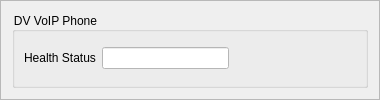
              <widget class="QFrame" name="frame_25">
               <property name="minimumSize">
                <size>
                 <width>380</width>
                 <height>0</height>
                </size>
               </property>
               <property name="frameShape">
                <enum>QFrame::StyledPanel</enum>
               </property>
               <property name="frameShadow">
                <enum>QFrame::Raised</enum>
               </property>
               <layout class="QVBoxLayout" name="verticalLayout_2">
                <item>
                 <widget class="QGroupBox" name="CSC_gb_25">
                  <property name="minimumSize">
                   <size>
                    <width>350</width>
                    <height>0</height>
                   </size>
                  </property>
                  <property name="font">
                   <font>
                    <italic>false</italic>
                    <underline>false</underline>
                   </font>
                  </property>
                  <property name="autoFillBackground">
                   <bool>false</bool>
                  </property>
                  <property name="styleSheet">
                   <string notr="true">color: rgb(0, 0, 0);</string>
                  </property>
                  <property name="title">
                   <string>DV VoIP Phone</string>
                  </property>
                  <property name="flat">
                   <bool>false</bool>
                  </property>
                  <property name="checkable">
                   <bool>false</bool>
                  </property>
                  <layout class="QGridLayout" name="gridLayout_52">
                   <item row="0" column="0">
                    <layout class="QHBoxLayout" name="horizontalLayout_65">
                     <item>
                      <widget class="QLabel" name="label_100">
                       <property name="text">
                        <string>Health Status</string>
                       </property>
                      </widget>
                     </item>
                     <item>
                      <widget class="QLineEdit" name="DVVP_H_LE">
                       <property name="styleSheet">
                        <string notr="true">background-color: rgb(255, 255, 255);</string>
                       </property>
                      </widget>
                     </item>
                     <item>
                      <spacer name="horizontalSpacer_33">
                       <property name="orientation">
                        <enum>Qt::Horizontal</enum>
                       </property>
                       <property name="sizeHint" stdset="0">
                        <size>
                         <width>108</width>
                         <height>20</height>
                        </size>
                       </property>
                      </spacer>
                     </item>
                    </layout>
                   </item>
                  </layout>
                 </widget>
                </item>
               </layout>
              </widget>
